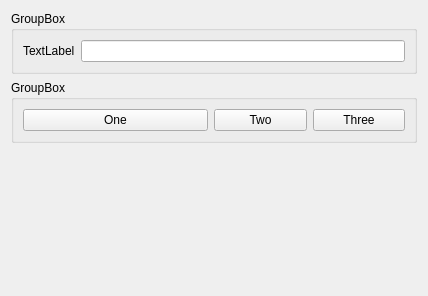
<?xml version="1.0" encoding="UTF-8"?>
<ui version="4.0">
 <class>Widget</class>
 <widget class="QWidget" name="Widget">
  <property name="geometry">
   <rect>
    <x>0</x>
    <y>0</y>
    <width>428</width>
    <height>296</height>
   </rect>
  </property>
  <property name="windowTitle">
   <string>Widget</string>
  </property>
  <layout class="QVBoxLayout" name="verticalLayout">
   <item>
    <widget class="QGroupBox" name="groupBox">
     <property name="title">
      <string>GroupBox</string>
     </property>
     <layout class="QHBoxLayout" name="horizontalLayout">
      <item>
       <widget class="QLabel" name="label">
        <property name="text">
         <string>TextLabel</string>
        </property>
       </widget>
      </item>
      <item>
       <widget class="QLineEdit" name="lineEdit"/>
      </item>
     </layout>
    </widget>
   </item>
   <item>
    <widget class="QGroupBox" name="groupBox_2">
     <property name="sizePolicy">
      <sizepolicy hsizetype="Preferred" vsizetype="Preferred">
       <horstretch>2</horstretch>
       <verstretch>0</verstretch>
      </sizepolicy>
     </property>
     <property name="title">
      <string>GroupBox</string>
     </property>
     <layout class="QHBoxLayout" name="horizontalLayout_2">
      <item>
       <widget class="QPushButton" name="pushButton">
        <property name="sizePolicy">
         <sizepolicy hsizetype="Minimum" vsizetype="Fixed">
          <horstretch>2</horstretch>
          <verstretch>0</verstretch>
         </sizepolicy>
        </property>
        <property name="text">
         <string>One</string>
        </property>
       </widget>
      </item>
      <item>
       <widget class="QPushButton" name="pushButton_2">
        <property name="sizePolicy">
         <sizepolicy hsizetype="Minimum" vsizetype="Fixed">
          <horstretch>1</horstretch>
          <verstretch>0</verstretch>
         </sizepolicy>
        </property>
        <property name="text">
         <string>Two</string>
        </property>
       </widget>
      </item>
      <item>
       <widget class="QPushButton" name="pushButton_3">
        <property name="sizePolicy">
         <sizepolicy hsizetype="Minimum" vsizetype="Fixed">
          <horstretch>1</horstretch>
          <verstretch>0</verstretch>
         </sizepolicy>
        </property>
        <property name="text">
         <string>Three</string>
        </property>
       </widget>
      </item>
     </layout>
    </widget>
   </item>
   <item>
    <spacer name="verticalSpacer">
     <property name="orientation">
      <enum>Qt::Vertical</enum>
     </property>
     <property name="sizeHint" stdset="0">
      <size>
       <width>20</width>
       <height>469</height>
      </size>
     </property>
    </spacer>
   </item>
  </layout>
 </widget>
 <resources/>
 <connections/>
</ui>
